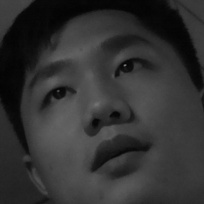
#> input picture User.4.25.jpg, 204 x 204 px; its folder holds only this picture in this run
$ python -i Image_preprocessing.py   (imports and definitions only)   (Python 2 division)
#> lines starting #> are read from the running program, lines starting #| are printed output that depends on the picture
import cv2,math,os

#计算两眼距离函数
def Distance(p1,p2):
	dx = p2[0] - p1[0]
	dy = p2[1] - p1[1]
	return math.sqrt(dx*dx+dy*dy)

'''
定义人脸图像的几何变换函数，一共5个参数，第一个为要变换的图片;
第二，三个参数分别为左眼和右眼的坐标;
第四个参数为左眼睛到图像边界的距离与图片长宽之比，默认都为0.;
第五个参数为处理后图像的大小,默认为（150，150）
'''

def CropFace(image, eye_left=(0,0), eye_right=(0,0), offset_pct=(0.2,0.2), dest_sz = (150,150)):
	offset_h = math.floor(float(offset_pct[0]) * dest_sz[0])
	offset_v = math.floor(float(offset_pct[1]) * dest_sz[1])
	eye_direction = (eye_right[0] - eye_left[0], eye_right[1] - eye_left[1])
#求旋转角度，并将弧度转角度
	rotation=180/math.pi*math.atan2(float(eye_direction[1]),float(eye_direction[0]))
#求两眼之间的距离
	dist = Distance(eye_left, eye_right)
 #求原图片（或旋转后图片）与处理后图像缩放的比例
	reference = dest_sz[0] - 2.0*offset_h
	scale = float(dist)/float(reference)
 #求图像旋转的变换矩阵
	M = cv2.getRotationMatrix2D( eye_left,rotation,1)
 #求出旋转后的图像
	image1=cv2.warpAffine(image,M,image.shape)
#求出最终图像起点在旋转后图像的坐标
	crop_xy = (eye_left[0] - scale*offset_h, eye_left[1] - scale*offset_v)
#求出最终图像在旋转后图像所在区域长和宽
	crop_size = (dest_sz[0]*scale, dest_sz[1]*scale)
#剪裁出有效最终图像在旋转后图像的区域
	image2=image1[int(crop_xy[1]):int(crop_xy[1]+crop_size[1]),int(crop_xy[0]):int(crop_xy[0]+crop_size[0])]
#缩放图像到设定的大小
	image3 = cv2.resize(image2, dest_sz)
#返回处理完成的图像
	return image3

#返回数列第一个值，用于下面函数筛选
def takeSecond(elem):
	return elem[0]
#定义函数为进行单张图片的归一化处理函数
def yuchuli(image):
	#用眼睛检测分类器
#> called with image = 'User.4.25.jpg'
	eyeCascade= cv2.CascadeClassifier("haarcascade_eye_tree_eyeglasses.xml")
	  #读为灰度图像
	img_numpy = cv2.imread(image,0)
#> img_numpy is the input picture: shape (204, 204); min 3, max 117, mean 49.6
	   #图像直方图均衡化处理
	dst = cv2.equalizeHist(img_numpy)
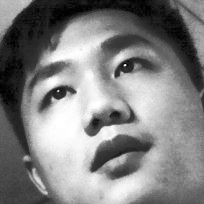
#> dst: shape (204, 204); min 0, max 255, mean 129.4
	   #眼睛检测
	eyes = eyeCascade.detectMultiScale(dst)
#> eyes = [[37, 73, 46, 46], [103, 44, 46, 46]]
	eye=[]
		#获取有效的眼睛坐标和处理
	if len(eyes)==2:
		eye.append((math.floor((eyes[0,0]+eyes[0,2]/2)),math.floor((eyes[0,1]+eyes[0,3]/2))))
		eye.append((math.floor((eyes[1,0]+eyes[1,2]/2)),math.floor((eyes[1,1]+eyes[1,3]/2))))
		eye.sort(key=takeSecond)
		image1=CropFace(dst,eye[0],eye[1],offset_pct=(0.2,0.2), dest_sz=(150,150))
#> in CropFace, `image1=cv2.warpAffine(image,M,image.shape)`:
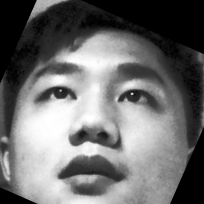
#> image1: shape (204, 204); min 0, max 255, mean 109.9
#> in CropFace, `image2=image1[int(crop_xy[1]):int(crop_xy[1]+crop_size[1]),int(crop_xy..`:
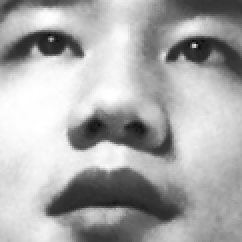
#> image2: shape (121, 121) (shown 2 times larger); min 11, max 255, mean 170.9
		return 1,image1
    else:
        return 0,0

#图像的批量归一化处理函数
def Guiyi(path1):
   #人脸库所在路径并一张一张的图片读取
	path = path1
	imagePaths = [os.path.join(path,f) for f in os.listdir(path)]
	print(len(imagePaths))
	for imagePath in imagePaths:
		try:
			image=yuchuli(imagePath)
			#保存图像
			cv2.imwrite(('new'+imagePath[9:]),image)
		except:
			pass
'''
if __name__ == '__main__':
    image=yuchuli('User.4.25.jpg')
    while(1):
        cv2.imshow('img1', image)
        if cv2.waitKey(1) & 0xFF == 27:
            break
    cv2.destroyAllWindows()
'''

>>> result = yuchuli('User.4.25.jpg')
